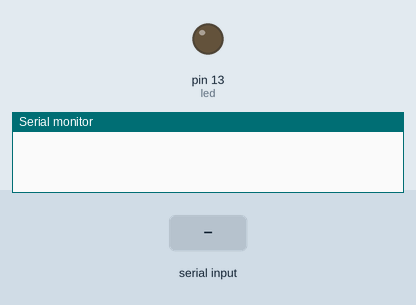
The sketch below on a simulated Arduino Uno, built with avr-gcc and run on an emulated ATmega328P. Shown: output pins drawn as LEDs (lit = HIGH), the last lines printed to the serial monitor. The test bench sets the inputs (shaded band).

Above: at 1.2 s.
1.3 s: "90,45\n" received over Serial
At 2.6 s:
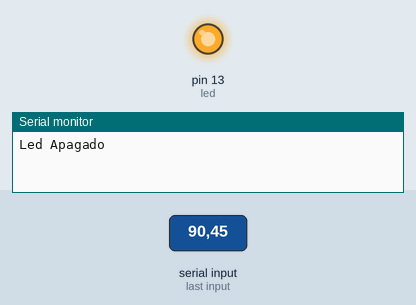
2.9 s: "1\n" received over Serial
Timing chart, 0 to 5.9 s (numbered marks = the images above; inputs shaded):
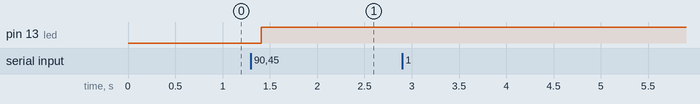

The sketch:

P25.ino
```cpp
int led = 13; // Pin del led

void setup() {
  Serial.begin (9600);
  Serial.setTimeout(10);
  pinMode(led, OUTPUT);
}

int val;
void loop() {

  if(Serial.available()>0){
    val = Serial.readString().toInt();
    digitalWrite(led, val);
    if(val == 1){
      Serial.println("Led Prendido");
    }
    else{
      Serial.println("Led Apagado");
    }
  }

  delay(100);
}
```

Measured:
- after the input at 1.3 s, pin 13 (led): LOW → HIGH after 0.11 s
